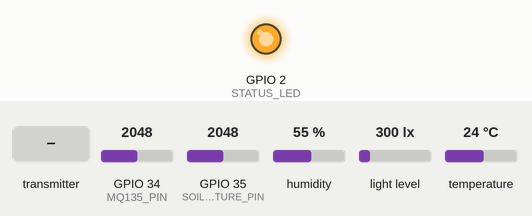
A sketch run on a simulated ESP32. Shown: output pins drawn as LEDs (lit = HIGH). The test bench sets the inputs (shaded band); at power-on: GPIO 34 (MQ135_PIN) = 2048, GPIO 35 (SOIL_MOISTURE_PIN) = 2048, humidity 55 %, light level 300 lx, temperature 24 °C. What the sketch prints to the serial monitor is not drawn.

Above: at 2.3 s.
2.4 s: the transmitter starts sending type = 0
At 4.5 s:
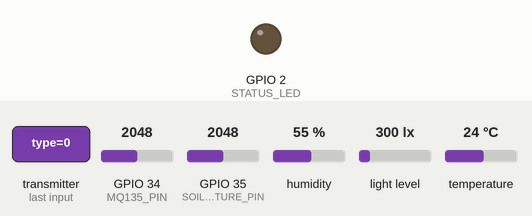
Timing chart, 0 to 11.6 s (numbered marks = the images above; inputs shaded):
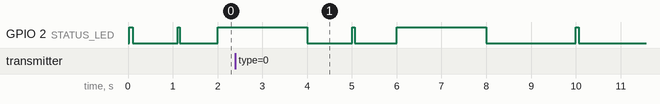

The sketch:

ESP32-SLAVE-SENSOR.ino
```cpp
// (licence header left out)
// ═══════════════════════════════════════════════════════════════════════
// LIBRARY IMPORTS
// ═══════════════════════════════════════════════════════════════════════

#include <esp_now.h>
#include <WiFi.h>
#include <DHT.h>
#include <BH1750.h>
#include <Wire.h>

// ═══════════════════════════════════════════════════════════════════════
// CONFIGURATION
// ═══════════════════════════════════════════════════════════════════════

// Slave Identity
#define SLAVE_ID 1           // Change for each sensor (1, 2, 3...)
#define SLAVE_TYPE 1         // 1 = Sensor node
String SLAVE_NAME = "SENSOR-A";

// Master ESP32 MAC Address (GET THIS FROM MASTER SERIAL OUTPUT!)
uint8_t masterMAC[] = {0x24, 0x6F, 0x28, 0xAB, 0xCD, 0xEF};  // REPLACE THIS!

// Pin Configuration
#define DHT_PIN 4
#define DHT_TYPE DHT22

#define I2C_SDA 21
#define I2C_SCL 22

#define MQ135_PIN 34        // Analog for CO2 sensor
#define SOIL_MOISTURE_PIN 35 // Analog for soil moisture (optional)

#define STATUS_LED 2         // Built-in LED

// ═══════════════════════════════════════════════════════════════════════
// ESP-NOW MESSAGE STRUCTURE (SAME AS MASTER)
// ═══════════════════════════════════════════════════════════════════════

enum MessageType {
  MSG_STAGE_CONFIG = 1,
  MSG_SENSOR_DATA = 2,
  MSG_EQUIPMENT_CMD = 3,
  MSG_EQUIPMENT_STATUS = 4,
  MSG_IRRIGATION_SCHEDULE = 5,
  MSG_IRRIGATION_COMPLETE = 6,
  MSG_LIGHTING_SCHEDULE = 7,
  MSG_HEARTBEAT = 8,
  MSG_REQUEST_CONFIG = 9,
  MSG_SLAVE_REGISTER = 10
};

typedef struct {
  uint8_t type;
  uint8_t slaveId;
  uint8_t slaveType;
  uint8_t stageIndex;
  char stageName[32];

  // Environmental targets
  float targetTemp;
  float targetHumidity;
  float targetCO2;
  float targetLight;

  // Sensor readings
  float temperature;
  float humidity;
  float co2;
  float light;
  float soilMoisture;
  float waterPressure;

  // Equipment settings
  uint8_t exhaustFanSpeed;
  uint8_t circulationFanSpeed;
  uint8_t humidifierLevel;
  bool heaterState;
  bool lightsState;
  uint8_t lightIntensity;

  // Irrigation
  bool irrigationEnabled;
  uint8_t irrigationFrequency;
  uint16_t irrigationDuration;
  char irrigationTimes[4][6];
  float flowRate;
  uint16_t waterUsed;

  // Lighting schedule
  char lightOnTime[6];
  char lightOffTime[6];
  uint16_t photoperiod;

  // Status
  unsigned long timestamp;
  uint8_t batteryLevel;
  int8_t rssi;
  uint16_t errorCode;

  // MAC address
  uint8_t macAddress[6];

} espnow_message_t;

// ═══════════════════════════════════════════════════════════════════════
// SENSOR OBJECTS
// ═══════════════════════════════════════════════════════════════════════

DHT dht(DHT_PIN, DHT_TYPE);
BH1750 lightMeter(0x23);

// ═══════════════════════════════════════════════════════════════════════
// SENSOR DATA
// ═══════════════════════════════════════════════════════════════════════

float temperature = 0.0;
float humidity = 0.0;
float co2 = 0.0;
float light = 0.0;
float soilMoisture = 0.0;

// ═══════════════════════════════════════════════════════════════════════
// RECIPE CONFIG (received from master)
// ═══════════════════════════════════════════════════════════════════════

struct RecipeConfig {
  uint8_t stageIndex;
  char stageName[32];
  float targetTemp;
  float targetHumidity;
  float targetCO2;
  float targetLight;
  bool active;
} currentConfig;

// ═══════════════════════════════════════════════════════════════════════
// TIMING
// ═══════════════════════════════════════════════════════════════════════

unsigned long lastSensorRead = 0;
unsigned long lastDataSend = 0;
unsigned long lastHeartbeat = 0;
unsigned long lastLedBlink = 0;
unsigned long bootTime = 0;

const unsigned long SENSOR_READ_INTERVAL = 5000;   // 5 seconds
const unsigned long DATA_SEND_INTERVAL = 5000;     // 5 seconds
const unsigned long HEARTBEAT_INTERVAL = 30000;    // 30 seconds
const unsigned long LED_BLINK_INTERVAL = 2000;     // 2 seconds

bool ledState = false;
bool masterOnline = false;

// ═══════════════════════════════════════════════════════════════════════
// SETUP
// ═══════════════════════════════════════════════════════════════════════

void setup() {
  Serial.begin(115200);
  Serial.println("\n\n");
  Serial.println("═══════════════════════════════════════════════════════");
  Serial.println("  SmartCrop OS - ESP32 SENSOR SLAVE v2.0");
  Serial.printf("  Slave ID: %d (%s)\n", SLAVE_ID, SLAVE_NAME.c_str());
  Serial.println("═══════════════════════════════════════════════════════");
  Serial.println();

  bootTime = millis();

  // Initialize hardware
  pinMode(STATUS_LED, OUTPUT);
  digitalWrite(STATUS_LED, HIGH);  // LED ON during boot

  // Initialize sensors
  Serial.print("Initializing sensors...");
  Wire.begin(I2C_SDA, I2C_SCL);
  dht.begin();

  if (lightMeter.begin(BH1750::CONTINUOUS_HIGH_RES_MODE)) {
    Serial.print(" [Light:OK] ");
  } else {
    Serial.print(" [Light:FAIL] ");
  }
  Serial.println(" ✓");

  // Initialize ESP-NOW
  initESPNow();

  // Register with master
  registerWithMaster();

  // Request current config
  requestConfig();

  currentConfig.active = false;
  strcpy(currentConfig.stageName, "Waiting...");

  Serial.println();
  Serial.println("✅ SENSOR SLAVE READY");
  Serial.println("📡 Sending data to master...");
  Serial.println();

  digitalWrite(STATUS_LED, LOW);  // LED OFF
}

// ═══════════════════════════════════════════════════════════════════════
// MAIN LOOP
// ═══════════════════════════════════════════════════════════════════════

void loop() {
  // Read sensors
  if (millis() - lastSensorRead >= SENSOR_READ_INTERVAL) {
    readSensors();
    lastSensorRead = millis();
  }

  // Send data to master
  if (millis() - lastDataSend >= DATA_SEND_INTERVAL) {
    sendSensorDataToMaster();
    lastDataSend = millis();
  }

  // Send heartbeat
  if (millis() - lastHeartbeat >= HEARTBEAT_INTERVAL) {
    sendHeartbeat();
    lastHeartbeat = millis();
  }

  // Blink LED
  if (millis() - lastLedBlink >= LED_BLINK_INTERVAL) {
    ledState = !ledState;
    digitalWrite(STATUS_LED, ledState ? HIGH : LOW);
    lastLedBlink = millis();
  }
}

// ═══════════════════════════════════════════════════════════════════════
// ESP-NOW INITIALIZATION
// ═══════════════════════════════════════════════════════════════════════

void initESPNow() {
  Serial.print("Initializing ESP-NOW (Slave)...");

  // Set device as WiFi station (no actual WiFi connection needed)
  WiFi.mode(WIFI_STA);
  WiFi.disconnect();

  // Print MAC address
  Serial.println();
  Serial.print("My MAC Address: ");
  Serial.println(WiFi.macAddress());
  Serial.println("⚠️ COPY THIS MAC TO MASTER IF NOT ALREADY DONE!");

  if (esp_now_init() != ESP_OK) {
    Serial.println(" FAIL!");
    ESP.restart();
    return;
  }

  // Register callbacks
  esp_now_register_recv_cb(onESPNowRecv);
  esp_now_register_send_cb(onESPNowSend);

  // Add master as peer
  esp_now_peer_info_t peerInfo;
  memcpy(peerInfo.peer_addr, masterMAC, 6);
  peerInfo.channel = 0;
  peerInfo.encrypt = false;

  if (esp_now_add_peer(&peerInfo) != ESP_OK) {
    Serial.println(" Failed to add master as peer!");
    Serial.println("⚠️ CHECK MASTER MAC ADDRESS!");
    ESP.restart();
    return;
  }

  Serial.println(" ✓");
  Serial.print("Master MAC: ");
  for (int i = 0; i < 6; i++) {
    Serial.printf("%02X", masterMAC[i]);
    if (i < 5) Serial.print(":");
  }
  Serial.println();
}

// ═══════════════════════════════════════════════════════════════════════
// ESP-NOW RECEIVE CALLBACK
// ═══════════════════════════════════════════════════════════════════════

void onESPNowRecv(const uint8_t *mac, const uint8_t *data, int len) {
  espnow_message_t msg;
  memcpy(&msg, data, sizeof(msg));

  masterOnline = true;

  switch (msg.type) {
    case MSG_STAGE_CONFIG:
      handleStageConfig(&msg);
      break;

    default:
      Serial.printf("⚠️ Unknown message type: %d\n", msg.type);
  }
}

// ═══════════════════════════════════════════════════════════════════════
// ESP-NOW SEND CALLBACK
// ═══════════════════════════════════════════════════════════════════════

void onESPNowSend(const uint8_t *mac, esp_now_send_status_t status) {
  if (status == ESP_NOW_SEND_SUCCESS) {
    // Success - blink LED quickly
    digitalWrite(STATUS_LED, HIGH);
    delay(50);
    digitalWrite(STATUS_LED, LOW);
  } else {
    Serial.println("⚠️ Send failed!");
    masterOnline = false;
  }
}

// ═══════════════════════════════════════════════════════════════════════
// REGISTER WITH MASTER
// ═══════════════════════════════════════════════════════════════════════

void registerWithMaster() {
  Serial.print("Registering with master...");

  espnow_message_t msg;
  msg.type = MSG_SLAVE_REGISTER;
  msg.slaveId = SLAVE_ID;
  msg.slaveType = SLAVE_TYPE;  // 1 = Sensor

  // Include MAC address
  uint8_t mac[6];
  WiFi.macAddress(mac);
  memcpy(msg.macAddress, mac, 6);

  msg.timestamp = millis();

  esp_err_t result = esp_now_send(masterMAC, (uint8_t*)&msg, sizeof(msg));

  if (result == ESP_OK) {
    Serial.println(" ✓");
    Serial.println("📡 Registration packet sent to master");
  } else {
    Serial.println(" FAIL!");
  }

  delay(1000);  // Give master time to process
}

// ═══════════════════════════════════════════════════════════════════════
// REQUEST CONFIG FROM MASTER
// ═══════════════════════════════════════════════════════════════════════

void requestConfig() {
  Serial.println("📥 Requesting current config from master...");

  espnow_message_t msg;
  msg.type = MSG_REQUEST_CONFIG;
  msg.slaveId = SLAVE_ID;
  msg.slaveType = SLAVE_TYPE;
  msg.timestamp = millis();

  esp_now_send(masterMAC, (uint8_t*)&msg, sizeof(msg));
}

// ═══════════════════════════════════════════════════════════════════════
// HANDLE STAGE CONFIG FROM MASTER
// ═══════════════════════════════════════════════════════════════════════

void handleStageConfig(espnow_message_t *msg) {
  Serial.println("📥 Stage config received from master!");
  Serial.printf("   Stage: %s\n", msg->stageName);
  Serial.printf("   Targets: T=%.1f°C, H=%.1f%%\n",
                msg->targetTemp, msg->targetHumidity);

  currentConfig.stageIndex = msg->stageIndex;
  strncpy(currentConfig.stageName, msg->stageName, 32);
  currentConfig.targetTemp = msg->targetTemp;
  currentConfig.targetHumidity = msg->targetHumidity;
  currentConfig.targetCO2 = msg->targetCO2;
  currentConfig.targetLight = msg->targetLight;
  currentConfig.active = true;

  Serial.println("✅ Config updated");
}

// ═══════════════════════════════════════════════════════════════════════
// READ SENSORS
// ═══════════════════════════════════════════════════════════════════════

void readSensors() {
  // Read DHT22
  temperature = dht.readTemperature();
  humidity = dht.readHumidity();

  // Validate
  if (isnan(temperature) || temperature < -40 || temperature > 80) {
    temperature = 25.0;  // Default
  }
  if (isnan(humidity) || humidity < 0 || humidity > 100) {
    humidity = 60.0;
  }

  // Read light sensor
  light = lightMeter.readLightLevel();
  if (isnan(light) || light < 0) {
    light = 0.0;
  }

  // Read CO2 sensor (MQ-135)
  int co2Raw = analogRead(MQ135_PIN);
  co2 = mapCO2(co2Raw);

  // Read soil moisture (optional)
  int soilRaw = analogRead(SOIL_MOISTURE_PIN);
  soilMoisture = map(soilRaw, 4095, 0, 0, 100);  // Invert: wet = 100%, dry = 0%

  Serial.printf("📊 T=%.1f°C H=%.1f%% CO2=%.0fppm L=%.0flux Soil=%.0f%%\n",
                temperature, humidity, co2, light, soilMoisture);
}

// ═══════════════════════════════════════════════════════════════════════
// MAP CO2 (MQ-135 calibration)
// ═══════════════════════════════════════════════════════════════════════

float mapCO2(int analogValue) {
  // Simplified mapping - calibrate for your sensor!
  // MQ-135: Lower voltage = higher CO2
  float voltage = analogValue * (3.3 / 4095.0);
  float rs = (3.3 - voltage) / voltage * 10.0;  // 10k load resistor

  // Approximate CO2 calculation (needs calibration!)
  float ppm = 116.6020682 * pow(rs / 76.63, -2.769034857);

  // Constrain to reasonable range
  ppm = constrain(ppm, 400, 5000);

  return ppm;
}

// ═══════════════════════════════════════════════════════════════════════
// SEND SENSOR DATA TO MASTER
// ═══════════════════════════════════════════════════════════════════════

void sendSensorDataToMaster() {
  espnow_message_t msg;
  msg.type = MSG_SENSOR_DATA;
  msg.slaveId = SLAVE_ID;
  msg.slaveType = SLAVE_TYPE;

  // Sensor readings
  msg.temperature = temperature;
  msg.humidity = humidity;
  msg.co2 = co2;
  msg.light = light;
  msg.soilMoisture = soilMoisture;

  // Status
  msg.timestamp = millis();
  msg.rssi = WiFi.RSSI();
  msg.batteryLevel = 100;  // TODO: Implement battery monitoring

  esp_err_t result = esp_now_send(masterMAC, (uint8_t*)&msg, sizeof(msg));

  if (result == ESP_OK) {
    Serial.println("📤 Data sent to master");
  } else {
    Serial.println("⚠️ Failed to send data");
    masterOnline = false;
  }
}

// ═══════════════════════════════════════════════════════════════════════
// SEND HEARTBEAT
// ═══════════════════════════════════════════════════════════════════════

void sendHeartbeat() {
  espnow_message_t msg;
  msg.type = MSG_HEARTBEAT;
  msg.slaveId = SLAVE_ID;
  msg.slaveType = SLAVE_TYPE;
  msg.timestamp = millis();
  msg.rssi = WiFi.RSSI();
  msg.batteryLevel = 100;

  esp_now_send(masterMAC, (uint8_t*)&msg, sizeof(msg));

  Serial.println("💓 Heartbeat sent");
}
```
